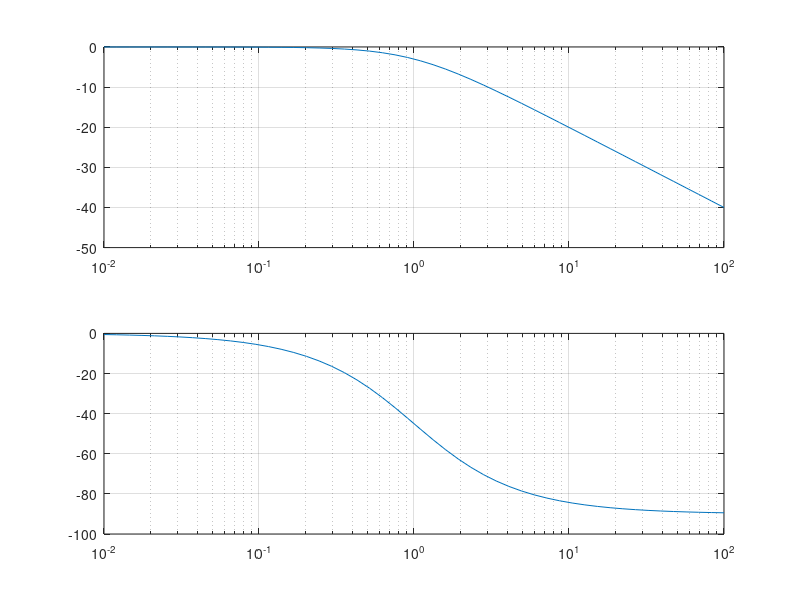

The MATLAB source for this figure:
w = logspace(-2, 2, 50);
mag = 20 * log10(abs(1./(1+1i*w)));
ph = -atan2(w, 1)*180/pi;
figure(2)
subplot(211), semilogx(w, mag), grid
subplot(212), semilogx(w, ph), grid